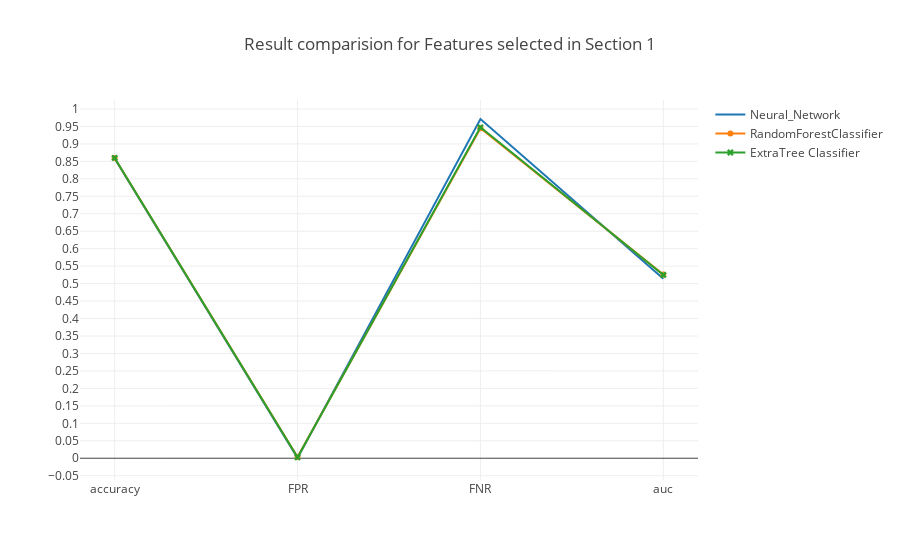

Notebook cell for this chart:
### Code cell
trace0 = go.Scatter(x=table_80_50_test.iloc[0].index.values[[0,5,6,7]],
                    y=table_80_50_test.iloc[0].values[[0,5,6,7]],
                    mode = 'lines',
                    name = 'Neural_Network')

trace1 = go.Scatter(x=table_80_50_test.iloc[1].index.values[[0,5,6,7]],
                    y=table_80_50_test.iloc[1].values[[0,5,6,7]],
                    mode = 'lines+markers',
                    name = 'RandomForestClassifier')

trace2 = go.Scatter(x=table_80_50_test.iloc[2].index.values[[0,5,6,7]],
                    y=table_80_50_test.iloc[2].values[[0,5,6,7]],
                    mode = 'lines+markers',marker=dict(symbol='x'),
                    name = 'ExtraTree Classifier')

data = [trace0, trace1, trace2]
layout = go.Layout(yaxis=dict(tick0=0,dtick=0.05),title='Result comparision for Features selected in Section 1')
fig = go.Figure(data=data, layout=layout)

iplot(fig, filename='Result')

### Figure 1 — Plotly figure (JSON) as saved in the notebook; plotly's stock layout.template omitted (floating-point values rounded to 4 significant figures)
{"data": [{"mode": "lines", "name": "Neural_Network", "type": "scatter", "uid": "712410ef-6038-41d9-bb4f-723ae6475993", "x": ["accuracy", "FPR", "FNR", "auc"], "y": [0.8581, 0.0009458, 0.9714, 0.5138]}, {"mode": "lines+markers", "name": "RandomForestClassifier", "type": "scatter", "uid": "980e2733-810b-4b0f-9564-078dae369b06", "x": ["accuracy", "FPR", "FNR", "auc"], "y": [0.8599, 0.003243, 0.9452, 0.5258]}, {"marker": {"symbol": "x"}, "mode": "lines+markers", "name": "ExtraTree Classifier", "type": "scatter", "uid": "853bbd0d-f9d8-4ef3-b3a3-f832f12fcb5d", "x": ["accuracy", "FPR", "FNR", "auc"], "y": [0.8599, 0.002837, 0.9475, 0.5248]}], "layout": {"title": "Result comparision for Features selected in Section 1", "yaxis": {"dtick": 0.05, "tick0": 0}}}
